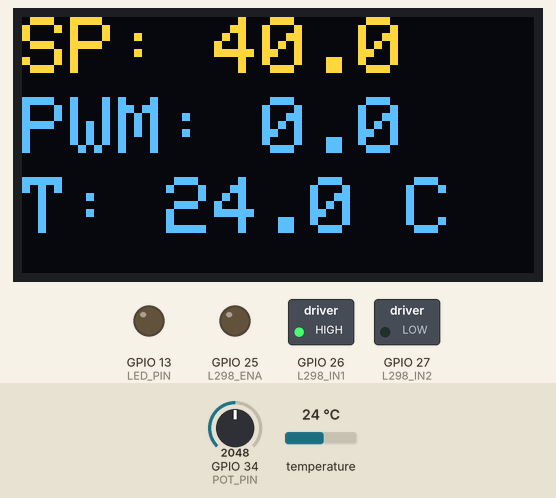
Simulated run of this sketch. Board: ESP32. Shown: 128×64 one-colour display, switched loads named in the sketch (green lamp = pin HIGH), output pins drawn as LEDs (lit = HIGH). The inputs (shaded band) are chosen by the test bench; at power-on: temperature 24 °C, GPIO 34 (POT_PIN) = 2048. The OLED is the two-colour kind (top 16 rows yellow); what the sketch prints to the serial monitor is not drawn.

Above: at 1.2 s.
1.3 s: temperature set to 33 °C
At 2.2 s:
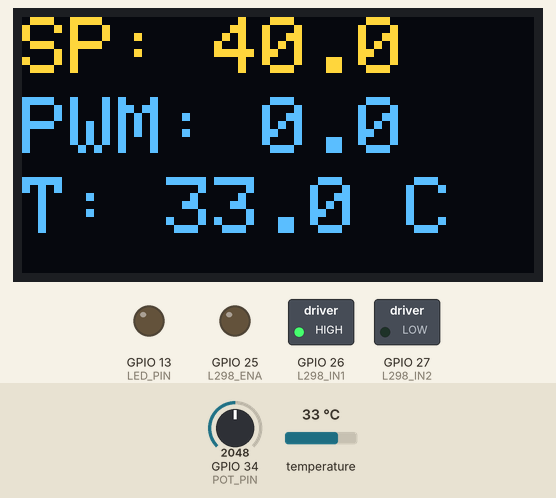
5.0 s: GPIO 34 (POT_PIN) set to 2866
At 6.9 s:
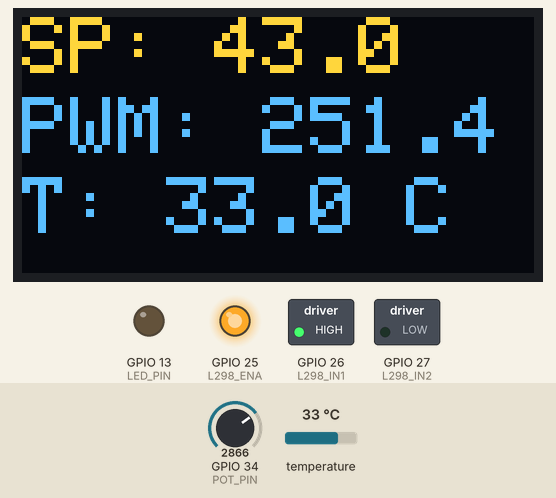
8.7 s: temperature set to 41 °C
At 11.5 s:
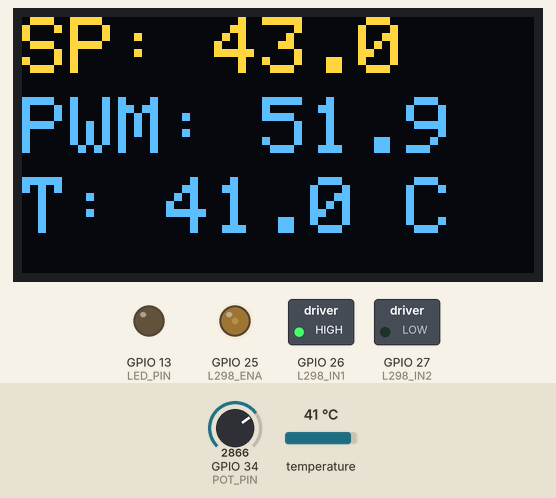
12.4 s: GPIO 34 (POT_PIN) set to 3603
At 14.0 s:
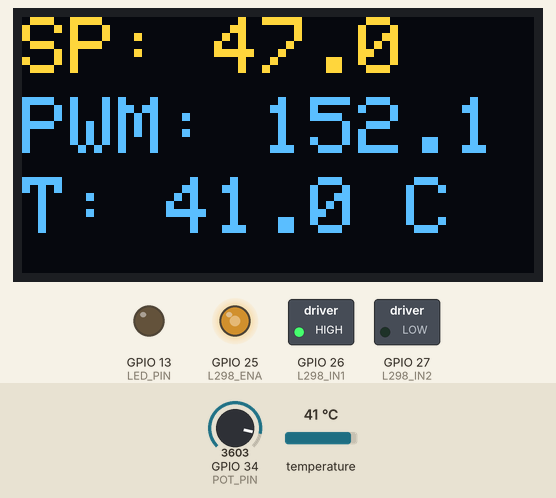
15.7 s: temperature set to 12 °C
At 17.0 s:
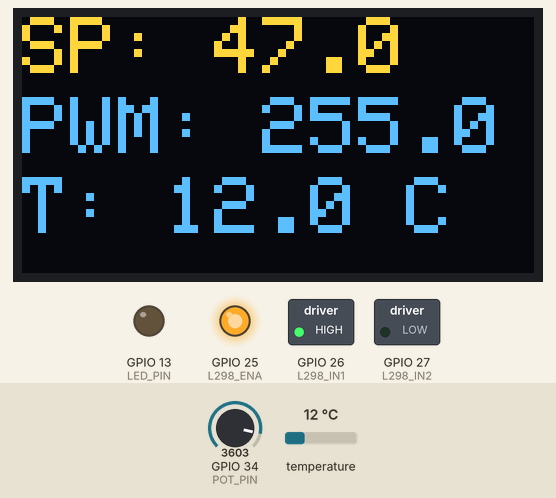
17.3 s: GPIO 34 (POT_PIN) set to 4095
At 19.1 s:
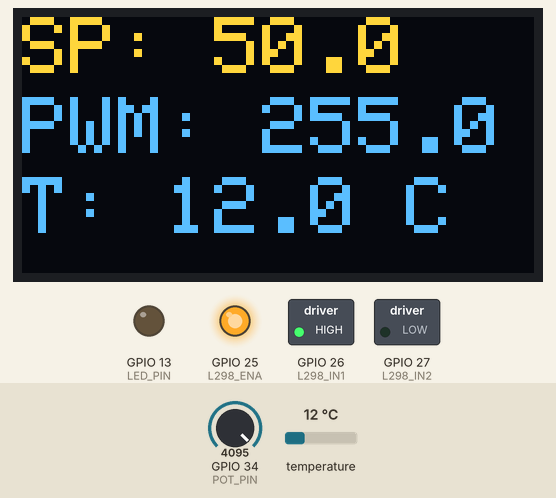
Timing chart, 0 to 20.6 s (numbered marks = the images above; inputs shaded):
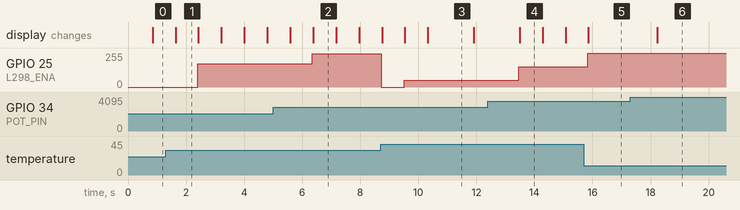

The sketch:

thermalControl.ino
```cpp
#include <Wire.h>
#include <Adafruit_GFX.h>
#include <Adafruit_SSD1306.h>
#include <OneWire.h>
#include <DallasTemperature.h>
#include <PID_v1.h>

#define SCREEN_WIDTH 128
#define SCREEN_HEIGHT 64
#define OLED_RESET    -1
Adafruit_SSD1306 display(SCREEN_WIDTH, SCREEN_HEIGHT, &Wire, OLED_RESET);

#define POT_PIN 34
#define LED_PIN 13
#define L298_IN1 26
#define L298_IN2 27
#define L298_ENA 25

#define ONE_WIRE_BUS 14
OneWire oneWire(ONE_WIRE_BUS);
DallasTemperature sensors(&oneWire);
DeviceAddress insideThermometer;

// PID variables
double Setpoint, Input, Output;
double Kp = 25, Ki = 0.2, Kd = 5;
PID myPID(&Input, &Output, &Setpoint, Kp, Ki, Kd, DIRECT);

void setup() {
  // Khởi động Serial để debug
  Serial.begin(115200);

  // Khởi động OLED
  if (!display.begin(SSD1306_SWITCHCAPVCC, 0x3C)) {
    Serial.println(F("Không thể khởi động OLED!"));
    while (true);
  }
  display.clearDisplay();
  display.setTextSize(2); // Thiết lập cỡ chữ lớn hơn
  display.setTextColor(SSD1306_WHITE);

  // Cài đặt chân LED và L298
  pinMode(LED_PIN, OUTPUT);
  pinMode(L298_IN1, OUTPUT);
  pinMode(L298_IN2, OUTPUT);
  pinMode(L298_ENA, OUTPUT);

  // Thiết lập mặc định cho L298
  digitalWrite(L298_IN1, HIGH);
  digitalWrite(L298_IN2, LOW);

  // Khởi động cảm biến nhiệt độ DS18B20
  sensors.begin();
  if (!sensors.getAddress(insideThermometer, 0)) {
    Serial.println("Không tìm thấy cảm biến DS18B20!");
  }

  // Thiết lập PID
  myPID.SetMode(AUTOMATIC);
  myPID.SetOutputLimits(0, 255); // Giới hạn giá trị output từ 0 đến 255 (phù hợp với PWM)
}

void loop() {
  // Đọc giá trị từ biến trở và thiết lập setpoint
  int potValue = analogRead(POT_PIN);
  Setpoint = map(potValue, 1, 4095, 30, 50); // Giả sử nhiệt độ mong muốn từ 0 đến 100 độ C

  // Kiểm tra nếu đã đến lúc đọc giá trị nhiệt độ mới
 // Đọc nhiệt độ từ DS18B20
  sensors.requestTemperatures();
  float temperatureC = sensors.getTempC(insideThermometer);

  // Cập nhật giá trị đầu vào cho PID
  Input = temperatureC;

  // Tính toán giá trị đầu ra của PID
  myPID.Compute();

  // Điều khiển độ sáng của bóng đèn bằng giá trị đầu ra của PID (PWM)
  analogWrite(L298_ENA, Output);

  // Hiển thị giá trị biến trở, giá trị PWM và nhiệt độ lên OLED
  display.clearDisplay();
  display.setCursor(0, 0);
  display.print("SP: ");
  display.print(Setpoint, 1);
  display.setCursor(0, 20);
  display.print("PWM: ");
  display.print(Output, 1);
  display.setCursor(0, 40);
  display.print("T: ");
  display.print(temperatureC, 1); // Hiển thị nhiệt độ với 1 chữ số thập phân
  display.print(" C");
  display.display();

  // In giá trị biến trở, giá trị PWM và nhiệt độ lên Serial để debug
  Serial.print("Setpoint: ");
  Serial.print(Setpoint);
  Serial.print("  PWM Value: ");
  Serial.print(Output);
  Serial.print("  Temp: ");
  Serial.print(temperatureC);
  Serial.println(" C");

  // Tạm dừng một khoảng thời gian ngắn (có thể giảm thời gian delay này để chương trình nhanh hơn)
  // delay(10);
}
```

Measured:
- after the input at 1.3 s, GPIO 25 (L298_ENA): 0/255 → 175/255 after 1.1 s, → 176/255 2.4 s later; the display: changes after 0.34 s (image 1)
- after the input at 5.0 s, GPIO 25 (L298_ENA): 176/255 → 251/255 after 1.4 s
- after the input at 8.7 s, GPIO 25 (L298_ENA): 251/255 → 0/255 at once, → 51/255 0.79 s later
- after the input at 12.4 s, the display: changes after 1.1 s (image 4)
- after the input at 15.7 s, GPIO 25 (L298_ENA): 152/255 → 255/255 after 0.14 s
- after the input at 17.3 s, the display: changes after 0.93 s (image 6)
- what the display in image 1 shows lasts 0.8 s, from 1.6 s to 2.4 s
